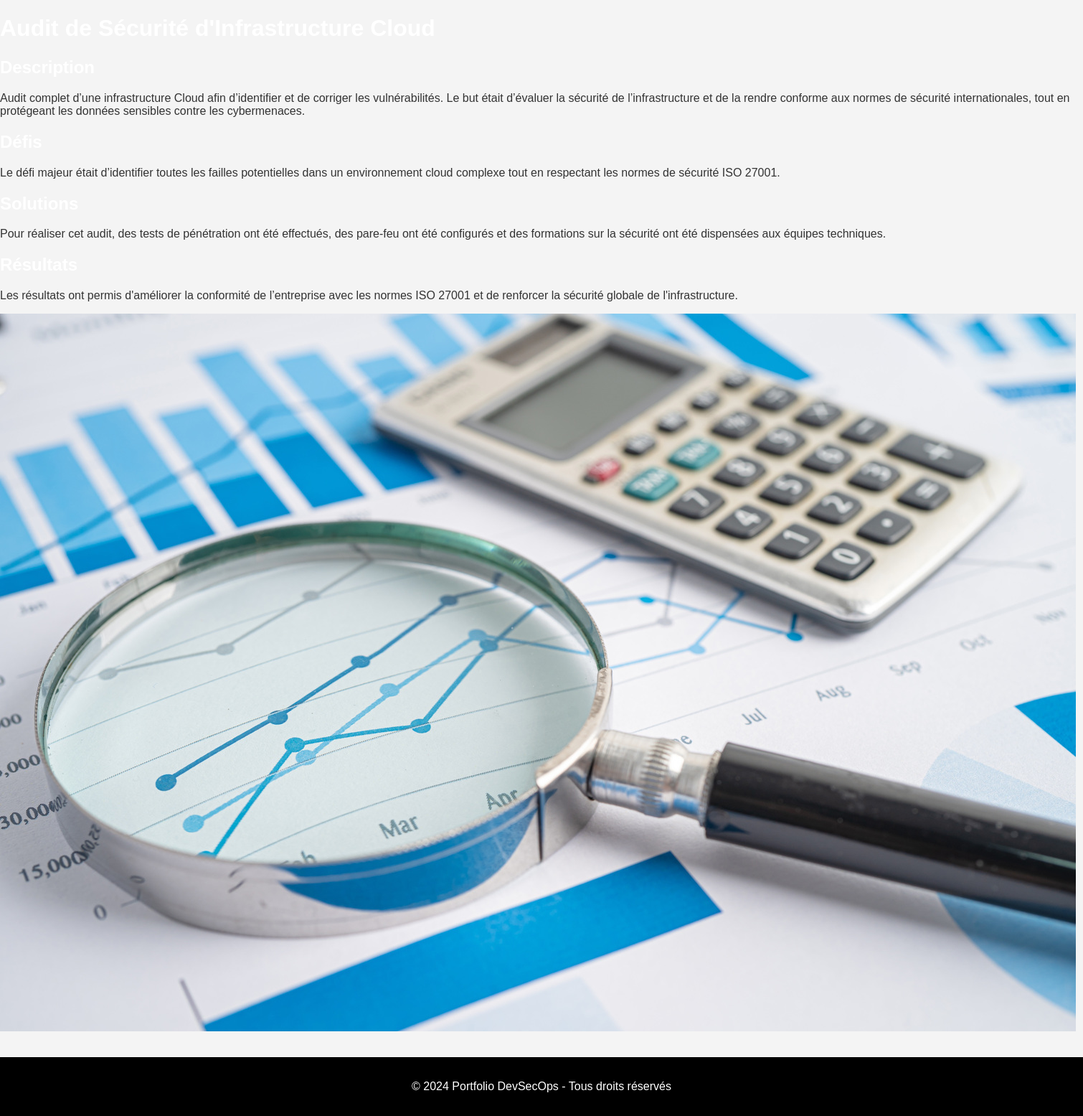
/project3.php, run on the app's committed database.
### tables this page shows
CREATE TABLE IF NOT EXISTS projects (
    id INT AUTO_INCREMENT PRIMARY KEY,
    name VARCHAR(100) NOT NULL,
    description TEXT NOT NULL,
    challenges TEXT,
    solutions TEXT,
    results TEXT,
    image_path VARCHAR(255),
    created_at TIMESTAMP DEFAULT CURRENT_TIMESTAMP,
    updated_at TIMESTAMP DEFAULT CURRENT_TIMESTAMP ON UPDATE CURRENT_TIMESTAMP
);

### variables.php (called while the page is built)
<?php
$projectsStatement = $mysqlClient->prepare('SELECT * FROM projects');
$projectsStatement->execute();
$projects = $projectsStatement->fetchAll();

### project3.php (the view, shortened to what this page needs)
<?php
require_once(__DIR__ . '/databaseconnect.php');
require_once(__DIR__ . '/variables.php');
?>
<!DOCTYPE html>
<html lang="fr">
<head>
    <link rel="stylesheet" href="style.css">
</head>
<body>
    <header>
        <h1><?php echo htmlspecialchars($projects[2]['name']); ?></h1>
    </header>
    <section>
        <h2>Description</h2>
        <p><?php echo nl2br(htmlspecialchars($projects[2]['description'])); ?></p>
        <h2>Défis</h2>
        <p><?php echo nl2br(htmlspecialchars($projects[2]['challenges'])); ?></p>
        <h2>Solutions</h2>
        <p><?php echo nl2br(htmlspecialchars($projects[2]['solutions'])); ?></p>
        <h2>Résultats</h2>
        <p><?php echo nl2br(htmlspecialchars($projects[2]['results'])); ?></p>
        <img src="<?php echo htmlspecialchars($projects[2]['image_path']); ?>" alt="Image projet">
    </section>
    <footer>
        <p>&copy; 2024 Portfolio DevSecOps - Tous droits réservés</p>
    </footer>
</body>
</html>

### style.css (style rules this page uses)
body { margin: 0; font-family: 'Arial', sans-serif; background-color: #f4f4f4; color: #333; }
h1, h2, h3 { color: #ffffff; }
footer { text-align: center; padding: 1rem; background: #000000; color: white; margin-top: 2rem; }

### data on the page
projects: description "Audit complet d’une infrastructure Cloud afin d’identifier et de corriger les vulnérabilités. Le but était d’évaluer la sécurité de l’infrastructure et de la rendre conforme aux normes de sécurité internationales, tout en protégeant les données sensibles contre les cybermenaces.", challenges "Le défi majeur était d’identifier toutes les failles potentielles dans un environnement cloud complexe tout en respectant les normes de sécurité ISO 27001.", solutions "Pour réaliser cet audit, des tests de pénétration ont été effectués, des pare-feu ont été configurés et des formations sur la sécurité ont été dispensées aux équipes techniques.", results "Les résultats ont permis d'améliorer la conformité de l’entreprise avec les normes ISO 27001 et de renforcer la sécurité globale de l'infrastructure.", image_path (picture)
